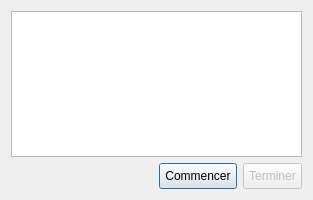
<?xml version="1.0" encoding="UTF-8"?>
<ui version="4.0">
 <class>Loading</class>
 <widget class="QDialog" name="Loading">
  <property name="enabled">
   <bool>true</bool>
  </property>
  <property name="geometry">
   <rect>
    <x>0</x>
    <y>0</y>
    <width>313</width>
    <height>200</height>
   </rect>
  </property>
  <property name="windowTitle">
   <string>Synchronisation des données</string>
  </property>
  <property name="windowIcon">
   <iconset resource="img.qrc">
    <normaloff>:/img/logo-removebg-preview.png</normaloff>:/img/logo-removebg-preview.png</iconset>
  </property>
  <property name="autoFillBackground">
   <bool>false</bool>
  </property>
  <property name="styleSheet">
   <string notr="true"/>
  </property>
  <property name="modal">
   <bool>true</bool>
  </property>
  <layout class="QVBoxLayout" name="verticalLayout">
   <item>
    <widget class="QTextBrowser" name="textBrowser"/>
   </item>
   <item>
    <layout class="QHBoxLayout" name="horizontalLayout">
     <item>
      <widget class="QLabel" name="status">
       <property name="text">
        <string/>
       </property>
      </widget>
     </item>
     <item>
      <spacer name="horizontalSpacer">
       <property name="orientation">
        <enum>Qt::Horizontal</enum>
       </property>
       <property name="sizeHint" stdset="0">
        <size>
         <width>40</width>
         <height>20</height>
        </size>
       </property>
      </spacer>
     </item>
     <item>
      <widget class="QPushButton" name="btn_commencer">
       <property name="styleSheet">
        <string notr="true">padding:5px;</string>
       </property>
       <property name="text">
        <string>Commencer</string>
       </property>
      </widget>
     </item>
     <item>
      <widget class="QPushButton" name="btn_terminer">
       <property name="enabled">
        <bool>false</bool>
       </property>
       <property name="styleSheet">
        <string notr="true">padding:5px;
</string>
       </property>
       <property name="text">
        <string>Terminer</string>
       </property>
      </widget>
     </item>
    </layout>
   </item>
  </layout>
 </widget>
 <resources>
  <include location="img.qrc"/>
 </resources>
 <connections/>
</ui>
